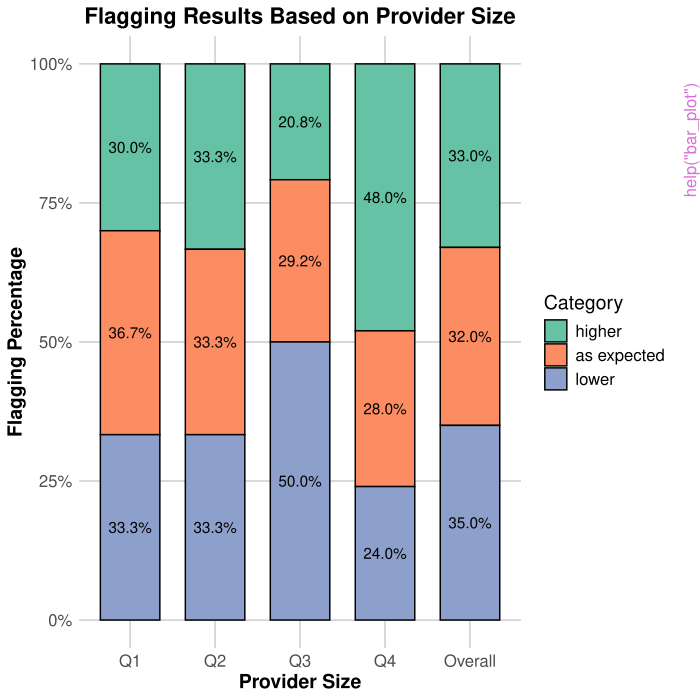

Source code (R):
pkgname <- "pprof"
source(file.path(R.home("share"), "R", "examples-header.R"))
options(warn = 1)
options(pager = "console")
library('pprof')

base::assign(".oldSearch", base::search(), pos = 'CheckExEnv')
base::assign(".old_wd", base::getwd(), pos = 'CheckExEnv')
cleanEx()
nameEx("ExampleDataBinary")
### * ExampleDataBinary

flush(stderr()); flush(stdout())

### Name: ExampleDataBinary
### Title: Example data with binary outcomes
### Aliases: ExampleDataBinary
### Keywords: datasets

### ** Examples

data(ExampleDataBinary)
head(ExampleDataBinary$Y)
head(ExampleDataBinary$ProvID)
head(ExampleDataBinary$Z)



cleanEx()
nameEx("ExampleDataLinear")
### * ExampleDataLinear

flush(stderr()); flush(stdout())

### Name: ExampleDataLinear
### Title: Example data with continuous outcomes
### Aliases: ExampleDataLinear
### Keywords: datasets

### ** Examples

data(ExampleDataLinear)
head(ExampleDataLinear$Y)
head(ExampleDataLinear$ProvID)
head(ExampleDataLinear$Z)



cleanEx()
nameEx("SM_output.linear_cre")
### * SM_output.linear_cre

flush(stderr()); flush(stdout())

### Name: SM_output.linear_cre
### Title: Calculate direct/indirect standardized differences from a fitted
###   'linear_cre' object
### Aliases: SM_output.linear_cre

### ** Examples

data(ExampleDataLinear)
outcome <- ExampleDataLinear$Y
covar <- ExampleDataLinear$Z
ProvID <- ExampleDataLinear$ProvID
data <- data.frame(outcome, ProvID, covar)
outcome.char <- colnames(data)[1]
ProvID.char <- colnames(data)[2]
wb.char <- c("z1", "z2")
other.char <- c("z3", "z4", "z5")
fit_cre <- linear_cre(data = data, Y.char = outcome.char, ProvID.char = ProvID.char,
wb.char = wb.char, other.char = other.char)
SM_output(fit_cre)




cleanEx()
nameEx("SM_output.linear_fe")
### * SM_output.linear_fe

flush(stderr()); flush(stdout())

### Name: SM_output.linear_fe
### Title: Calculate direct/indirect standardized differences from a fitted
###   'linear_fe' object
### Aliases: SM_output.linear_fe

### ** Examples

data(ExampleDataLinear)
outcome <- ExampleDataLinear$Y
covar <- ExampleDataLinear$Z
ProvID <- ExampleDataLinear$ProvID
fit_linear <- linear_fe(Y = outcome, Z = covar, ProvID = ProvID)
SM_output(fit_linear)
SM_output(fit_linear, stdz = "direct", null = "mean")




cleanEx()
nameEx("SM_output.linear_re")
### * SM_output.linear_re

flush(stderr()); flush(stdout())

### Name: SM_output.linear_re
### Title: Calculate direct/indirect standardized differences from a fitted
###   'linear_re' object
### Aliases: SM_output.linear_re

### ** Examples

data(ExampleDataLinear)
outcome <- ExampleDataLinear$Y
covar <- ExampleDataLinear$Z
ProvID <- ExampleDataLinear$ProvID
fit_linear <- linear_re(Y = outcome, Z = covar, ProvID = ProvID)
SM_output(fit_linear)




cleanEx()
nameEx("SM_output.logis_cre")
### * SM_output.logis_cre

flush(stderr()); flush(stdout())

### Name: SM_output.logis_cre
### Title: Calculate direct/indirect standardized ratios/rates from a
###   fitted 'logis_cre' object
### Aliases: SM_output.logis_cre

### ** Examples

data(ExampleDataBinary)
outcome <- ExampleDataBinary$Y
covar <- ExampleDataBinary$Z
ProvID <- ExampleDataBinary$ProvID
data <- data.frame(outcome, ProvID, covar)
outcome.char <- colnames(data)[1]
ProvID.char <- colnames(data)[2]
wb.char <- c("z1", "z2")
other.char <- c("z3", "z4", "z5")
fit_cre <- logis_cre(data = data, Y.char = outcome.char, ProvID.char = ProvID.char,
wb.char = wb.char, other.char = other.char)

SR <- SM_output(fit_cre, stdz = "direct", measure = "rate")
SR$direct.rate




cleanEx()
nameEx("SM_output.logis_fe")
### * SM_output.logis_fe

flush(stderr()); flush(stdout())

### Name: SM_output.logis_fe
### Title: Calculate direct/indirect standardized ratios/rates from a
###   fitted 'logis_fe' object
### Aliases: SM_output.logis_fe

### ** Examples

data(ExampleDataBinary)
outcome = ExampleDataBinary$Y
covar = ExampleDataBinary$Z
ProvID = ExampleDataBinary$ProvID
fit_fe <- logis_fe(Y = outcome, Z = covar, ProvID = ProvID, message = FALSE)
SR <- SM_output(fit_fe, stdz = "direct", measure = "rate")
SR$direct.rate




cleanEx()
nameEx("SM_output.logis_re")
### * SM_output.logis_re

flush(stderr()); flush(stdout())

### Name: SM_output.logis_re
### Title: Calculate direct/indirect standardized ratios/rates from a
###   fitted 'logis_re' object
### Aliases: SM_output.logis_re

### ** Examples

data(ExampleDataBinary)
outcome = ExampleDataBinary$Y
covar = ExampleDataBinary$Z
ProvID = ExampleDataBinary$ProvID
fit_re <- logis_re(Y = outcome, Z = covar, ProvID = ProvID)
SR <- SM_output(fit_re, stdz = "direct", measure = "rate")
SR$direct.rate




cleanEx()
nameEx("bar_plot")
### * bar_plot

flush(stderr()); flush(stdout())

### Name: bar_plot
### Title: Get a bar plot for flagging percentage overall and stratified by
###   provider sizes
### Aliases: bar_plot

### ** Examples

data(ExampleDataLinear)
outcome <- ExampleDataLinear$Y
covar <- ExampleDataLinear$Z
ProvID <- ExampleDataLinear$ProvID
fit_linear <- linear_fe(Y = outcome, Z = covar, ProvID = ProvID)
test_linear <- test(fit_linear)
bar_plot(test_linear)

data(ExampleDataBinary)
fit_logis <- logis_fe(Y = ExampleDataBinary$Y,
                      Z = ExampleDataBinary$Z,
                      ProvID = ExampleDataBinary$ProvID, message = FALSE)
test_logis <- test(fit_logis)
bar_plot(test_logis)




cleanEx()
nameEx("caterpillar_plot")
### * caterpillar_plot

flush(stderr()); flush(stdout())

### Name: caterpillar_plot
### Title: Get a caterpillar plot to display confidence intervals for
###   standardized measures
### Aliases: caterpillar_plot

### ** Examples

data(ExampleDataLinear)
outcome <- ExampleDataLinear$Y
covar <- ExampleDataLinear$Z
ProvID <- ExampleDataLinear$ProvID
fit_linear <- linear_fe(Y = outcome, Z = covar, ProvID = ProvID)
CI_linear <- confint(fit_linear)
caterpillar_plot(CI_linear$CI.indirect, use_flag = TRUE,
                 errorbar_width = 0.5, errorbar_size = 1)

data(ExampleDataBinary)
fit_logis <- logis_fe(Y = ExampleDataBinary$Y,
                      Z = ExampleDataBinary$Z,
                      ProvID = ExampleDataBinary$ProvID, message = FALSE)
CI_logis <- confint(fit_logis)
caterpillar_plot(CI_logis$CI.indirect_ratio, use_flag = TRUE,
                 errorbar_width = 0.5, errorbar_size = 1,
                 orientation = "horizontal")




cleanEx()
nameEx("confint.linear_cre")
### * confint.linear_cre

flush(stderr()); flush(stdout())

### Name: confint.linear_cre
### Title: Get confidence intervals for provider effects or standardized
###   measures from a fitted 'linear_cre' object
### Aliases: confint.linear_cre

### ** Examples

data(ExampleDataLinear)
outcome <- ExampleDataLinear$Y
covar <- ExampleDataLinear$Z
ProvID <- ExampleDataLinear$ProvID
data <- data.frame(outcome, ProvID, covar)
outcome.char <- colnames(data)[1]
ProvID.char <- colnames(data)[2]
wb.char <- c("z1", "z2")
other.char <- c("z3", "z4", "z5")
fit_cre <- linear_cre(data = data, Y.char = outcome.char, ProvID.char = ProvID.char,
wb.char = wb.char, other.char = other.char)
confint(fit_cre)




cleanEx()
nameEx("confint.linear_fe")
### * confint.linear_fe

flush(stderr()); flush(stdout())

### Name: confint.linear_fe
### Title: Get confidence intervals for provider effects or standardized
###   measures from a fitted 'linear_fe' object
### Aliases: confint.linear_fe

### ** Examples

data(ExampleDataLinear)
outcome <- ExampleDataLinear$Y
covar <- ExampleDataLinear$Z
ProvID <- ExampleDataLinear$ProvID
fit_linear <- linear_fe(Y = outcome, Z = covar, ProvID = ProvID)
confint(fit_linear)




cleanEx()
nameEx("confint.linear_re")
### * confint.linear_re

flush(stderr()); flush(stdout())

### Name: confint.linear_re
### Title: Get confidence intervals for provider effects or standardized
###   measures from a fitted 'linear_re' object
### Aliases: confint.linear_re

### ** Examples

data(ExampleDataLinear)
outcome <- ExampleDataLinear$Y
ProvID <- ExampleDataLinear$ProvID
covar <- ExampleDataLinear$Z
fit_re <- linear_re(Y = outcome, Z = covar, ProvID = ProvID)
confint(fit_re)




cleanEx()
nameEx("confint.logis_cre")
### * confint.logis_cre

flush(stderr()); flush(stdout())

### Name: confint.logis_cre
### Title: Get confidence intervals for provider effects or standardized
###   measures from a fitted 'logis_cre' object
### Aliases: confint.logis_cre

### ** Examples

data(ExampleDataBinary)
outcome <- ExampleDataBinary$Y
covar <- ExampleDataBinary$Z
ProvID <- ExampleDataBinary$ProvID
data <- data.frame(outcome, ProvID, covar)
outcome.char <- colnames(data)[1]
ProvID.char <- colnames(data)[2]
wb.char <- c("z1", "z2")
other.char <- c("z3", "z4", "z5")
fit_cre <- logis_cre(data = data, Y.char = outcome.char, ProvID.char = ProvID.char,
wb.char = wb.char, other.char = other.char)
confint(fit_cre)




cleanEx()
nameEx("confint.logis_fe")
### * confint.logis_fe

flush(stderr()); flush(stdout())

### Name: confint.logis_fe
### Title: Get confidence intervals for provider effects or standardized
###   measures from a fitted 'logis_fe' object
### Aliases: confint.logis_fe

### ** Examples

data(ExampleDataBinary)
outcome = ExampleDataBinary$Y
covar = ExampleDataBinary$Z
ProvID = ExampleDataBinary$ProvID
fit_fe <- logis_fe(Y = outcome, Z = covar, ProvID = ProvID, message = FALSE)
confint(fit_fe, option = "gamma")
confint(fit_fe, option = "SM")




cleanEx()
nameEx("confint.logis_re")
### * confint.logis_re

flush(stderr()); flush(stdout())

### Name: confint.logis_re
### Title: Get confidence intervals for provider effects or standardized
###   measures from a fitted 'logis_re' object
### Aliases: confint.logis_re

### ** Examples

data(ExampleDataBinary)
outcome <- ExampleDataBinary$Y
ProvID <- ExampleDataBinary$ProvID
covar <- ExampleDataBinary$Z
fit_re <- logis_re(Y = outcome, Z = covar, ProvID = ProvID)
confint(fit_re)




cleanEx()
nameEx("data_check")
### * data_check

flush(stderr()); flush(stdout())

### Name: data_check
### Title: Data quality check function
### Aliases: data_check

### ** Examples

data(ExampleDataBinary)
outcome = ExampleDataBinary$Y
covar = ExampleDataBinary$Z
ProvID = ExampleDataBinary$ProvID
data_check(outcome, covar, ProvID)




cleanEx()
nameEx("ecls_data")
### * ecls_data

flush(stderr()); flush(stdout())

### Name: ecls_data
### Title: Early Childhood Longitudinal Study Dataset
### Aliases: ecls_data
### Keywords: datasets

### ** Examples

data(ecls_data)
formula_FE <- as.formula("Math_Score ~ Income + id(School_ID) + Child_Sex")
fit_FE <- linear_fe(formula = formula_FE, data = ecls_data)

formula_RE <- as.formula("Math_Score ~ Income + (1|School_ID) + Child_Sex")
fit_RE <- linear_re(formula = formula_RE, data = ecls_data)



cleanEx()
nameEx("linear_cre")
### * linear_cre

flush(stderr()); flush(stdout())

### Name: linear_cre
### Title: Main Function for fitting correlated random effect linear model
### Aliases: linear_cre

### ** Examples

data(ExampleDataLinear)
outcome <- ExampleDataLinear$Y
covar <- ExampleDataLinear$Z
ProvID <- ExampleDataLinear$ProvID
data <- data.frame(outcome, ProvID, covar)
outcome.char <- colnames(data)[1]
ProvID.char <- colnames(data)[2]
wb.char <- c("z1", "z2")
other.char <- c("z3", "z4", "z5")

# Fit a correlated random effect linear model
fit_cre <- linear_cre(data = data, Y.char = outcome.char, ProvID.char = ProvID.char,
wb.char = wb.char, other.char = other.char)




cleanEx()
nameEx("linear_fe")
### * linear_fe

flush(stderr()); flush(stdout())

### Name: linear_fe
### Title: Main function for fitting the fixed effect linear model
### Aliases: linear_fe

### ** Examples

data(ExampleDataLinear)
outcome <- ExampleDataLinear$Y
covar <- ExampleDataLinear$Z
ProvID <- ExampleDataLinear$ProvID
data <- data.frame(outcome, ProvID, covar)
covar.char <- colnames(covar)
outcome.char <- colnames(data)[1]
ProvID.char <- colnames(data)[2]
formula <- as.formula(paste("outcome ~", paste(covar.char, collapse = " + "), "+ id(ProvID)"))

# Fit fixed linear effect model using three input formats
fit_fe1 <- linear_fe(Y = outcome, Z = covar, ProvID = ProvID)
fit_fe2 <- linear_fe(data = data, Y.char = outcome.char,
Z.char = covar.char, ProvID.char = ProvID.char)
fit_fe3 <- linear_fe(formula, data)




cleanEx()
nameEx("linear_re")
### * linear_re

flush(stderr()); flush(stdout())

### Name: linear_re
### Title: Main Function for fitting the random effect linear model
### Aliases: linear_re

### ** Examples

data(ExampleDataLinear)
outcome <- ExampleDataLinear$Y
covar <- ExampleDataLinear$Z
ProvID <- ExampleDataLinear$ProvID
data <- data.frame(outcome, ProvID, covar)
covar.char <- colnames(covar)
outcome.char <- colnames(data)[1]
ProvID.char <- colnames(data)[2]
formula <- as.formula(paste("outcome ~", paste(covar.char, collapse = " + "), "+ (1|ProvID)"))

# Fit random effect linear model using three input formats
fit_re1 <- linear_re(Y = outcome, Z = covar, ProvID = ProvID)
fit_re2 <- linear_re(data = data, Y.char = outcome.char,
Z.char = covar.char, ProvID.char = ProvID.char)
fit_re3 <- linear_re(formula, data)




cleanEx()
nameEx("logis_cre")
### * logis_cre

flush(stderr()); flush(stdout())

### Name: logis_cre
### Title: Main Function for fitting correlated random effect logistic
###   model
### Aliases: logis_cre

### ** Examples

data(ExampleDataBinary)
outcome <- ExampleDataBinary$Y
covar <- ExampleDataBinary$Z
ProvID <- ExampleDataBinary$ProvID
data <- data.frame(outcome, ProvID, covar)
outcome.char <- colnames(data)[1]
ProvID.char <- colnames(data)[2]
wb.char <- c("z1", "z2")
other.char <- c("z3", "z4", "z5")

# Fit a correlated random effect linear model
fit_cre <- logis_cre(data = data, Y.char = outcome.char, ProvID.char = ProvID.char,
wb.char = wb.char, other.char = other.char)




cleanEx()
nameEx("logis_fe")
### * logis_fe

flush(stderr()); flush(stdout())

### Name: logis_fe
### Title: Main function for fitting the fixed effect logistic model
### Aliases: logis_fe

### ** Examples

data(ExampleDataBinary)
outcome <- ExampleDataBinary$Y
covar <- ExampleDataBinary$Z
ProvID <- ExampleDataBinary$ProvID
data <- data.frame(outcome, ProvID, covar)
covar.char <- colnames(covar)
outcome.char <- colnames(data)[1]
ProvID.char <- colnames(data)[2]
formula <- as.formula(paste("outcome ~", paste(covar.char, collapse = " + "), "+ id(ProvID)"))

# Fit logistic linear effect model using three input formats
fit_fe1 <- logis_fe(Y = outcome, Z = covar, ProvID = ProvID)
fit_fe2 <- logis_fe(data = data, Y.char = outcome.char,
Z.char = covar.char, ProvID.char = ProvID.char)
fit_fe3 <- logis_fe(formula, data)




cleanEx()
nameEx("logis_firth")
### * logis_firth

flush(stderr()); flush(stdout())

### Name: logis_firth
### Title: Main function for fitting the fixed effect logistic model using
###   firth correction
### Aliases: logis_firth

### ** Examples

data(ExampleDataBinary)
outcome <- ExampleDataBinary$Y
covar <- ExampleDataBinary$Z
ProvID <- ExampleDataBinary$ProvID
data <- data.frame(outcome, ProvID, covar)
covar.char <- colnames(covar)
outcome.char <- colnames(data)[1]
ProvID.char <- colnames(data)[2]
formula <- as.formula(paste("outcome ~", paste(covar.char, collapse = " + "), "+ id(ProvID)"))

# Fit logistic linear effect model using three input formats
fit_fe1 <- logis_firth(Y = outcome, Z = covar, ProvID = ProvID)
fit_fe2 <- logis_firth(data = data, Y.char = outcome.char,
Z.char = covar.char, ProvID.char = ProvID.char)
fit_fe3 <- logis_firth(formula, data)




cleanEx()
nameEx("logis_re")
### * logis_re

flush(stderr()); flush(stdout())

### Name: logis_re
### Title: Main Function for fitting the random effect logistic model
### Aliases: logis_re

### ** Examples

data(ExampleDataBinary)
outcome <- ExampleDataBinary$Y
covar <- ExampleDataBinary$Z
ProvID <- ExampleDataBinary$ProvID
data <- data.frame(outcome, ProvID, covar)
covar.char <- colnames(covar)
outcome.char <- colnames(data)[1]
ProvID.char <- colnames(data)[2]
formula <- as.formula(paste("outcome ~", paste(covar.char, collapse = " + "), "+ (1|ProvID)"))

# Fit logistic linear effect model using three input formats
fit_re1 <- logis_re(Y = outcome, Z = covar, ProvID = ProvID)




cleanEx()
nameEx("plot.linear_fe")
### * plot.linear_fe

flush(stderr()); flush(stdout())

### Name: plot.linear_fe
### Title: Get funnel plot from a fitted 'linear_fe' object for
###   institutional comparisons
### Aliases: plot.linear_fe

### ** Examples

data(ExampleDataLinear)
outcome <- ExampleDataLinear$Y
covar <- ExampleDataLinear$Z
ProvID <- ExampleDataLinear$ProvID
fit_fe <- linear_fe(Y = outcome, Z = covar, ProvID = ProvID)
plot(fit_fe)




cleanEx()
nameEx("plot.logis_fe")
### * plot.logis_fe

flush(stderr()); flush(stdout())

### Name: plot.logis_fe
### Title: Get funnel plot from a fitted 'logis_fe' object for
###   institutional comparisons
### Aliases: plot.logis_fe

### ** Examples

data(ExampleDataBinary)
outcome <- ExampleDataBinary$Y
covar <- ExampleDataBinary$Z
ProvID <- ExampleDataBinary$ProvID
fit_fe <- logis_fe(Y = outcome, Z = covar, ProvID = ProvID)
plot(fit_fe)




cleanEx()
nameEx("summary.linear_fe")
### * summary.linear_fe

flush(stderr()); flush(stdout())

### Name: summary.linear_cre
### Title: Result Summaries of Covariate Estimates from a fitted
###   'linear_fe', 'linear_re' or 'linear_cre' object
### Aliases: summary.linear_cre summary.linear_fe summary.linear_re

### ** Examples

data(ExampleDataLinear)
outcome <- ExampleDataLinear$Y
covar <- ExampleDataLinear$Z
ProvID <- ExampleDataLinear$ProvID
data <- data.frame(outcome, ProvID, covar)
outcome.char <- colnames(data)[1]
ProvID.char <- colnames(data)[2]
wb.char <- c("z1", "z2")
other.char <- c("z3", "z4", "z5")
fit_cre <- linear_cre(data = data, Y.char = outcome.char, ProvID.char = ProvID.char,
wb.char = wb.char, other.char = other.char)
summary(fit_cre)

data(ExampleDataLinear)
outcome <- ExampleDataLinear$Y
covar <- ExampleDataLinear$Z
ProvID <- ExampleDataLinear$ProvID
fit_fe <- linear_fe(Y = outcome, Z = covar, ProvID = ProvID)
summary(fit_fe)

data(ExampleDataLinear)
outcome <- ExampleDataLinear$Y
covar <- ExampleDataLinear$Z
ProvID <- ExampleDataLinear$ProvID
fit_re <- linear_fe(Y = outcome, Z = covar, ProvID = ProvID)
summary(fit_re)




cleanEx()
nameEx("summary.logis_fe")
### * summary.logis_fe

flush(stderr()); flush(stdout())

### Name: summary.logis_fe
### Title: Result Summaries of Covariate Estimates from a fitted 'logis_fe'
###   object
### Aliases: summary.logis_fe

### ** Examples

data(ExampleDataBinary)
outcome = ExampleDataBinary$Y
covar = ExampleDataBinary$Z
ProvID = ExampleDataBinary$ProvID

fit_fe <- logis_fe(Y = outcome, Z = covar, ProvID = ProvID, message = FALSE)
summary.wald <- summary(fit_fe, level = 0.95, test = "wald")
summary.wald




cleanEx()
nameEx("summary.logis_re")
### * summary.logis_re

flush(stderr()); flush(stdout())

### Name: summary.logis_cre
### Title: Result Summaries of Covariate Estimates from a fitted 'logis_re'
###   or 'logis_cre' object
### Aliases: summary.logis_cre summary.logis_re

### ** Examples

data(ExampleDataBinary)
outcome <- ExampleDataBinary$Y
covar <- ExampleDataBinary$Z
ProvID <- ExampleDataBinary$ProvID
data <- data.frame(outcome, ProvID, covar)
outcome.char <- colnames(data)[1]
ProvID.char <- colnames(data)[2]
wb.char <- c("z1", "z2")
other.char <- c("z3", "z4", "z5")
fit_cre <- logis_cre(data = data, Y.char = outcome.char, ProvID.char = ProvID.char,
wb.char = wb.char, other.char = other.char)
summary(fit_cre)





cleanEx()
nameEx("test.linear_cre")
### * test.linear_cre

flush(stderr()); flush(stdout())

### Name: test.linear_cre
### Title: Conduct hypothesis testing for provider effects from a fitted
###   'linear_cre' object
### Aliases: test.linear_cre

### ** Examples

data(ExampleDataLinear)
outcome <- ExampleDataLinear$Y
covar <- ExampleDataLinear$Z
ProvID <- ExampleDataLinear$ProvID
data <- data.frame(outcome, ProvID, covar)
outcome.char <- colnames(data)[1]
ProvID.char <- colnames(data)[2]
wb.char <- c("z1", "z2")
other.char <- c("z3", "z4", "z5")
fit_cre <- linear_cre(data = data, Y.char = outcome.char, ProvID.char = ProvID.char,
wb.char = wb.char, other.char = other.char)
test(fit_cre)




cleanEx()
nameEx("test.linear_fe")
### * test.linear_fe

flush(stderr()); flush(stdout())

### Name: test.linear_fe
### Title: Conduct hypothesis testing for provider effects from a fitted
###   'linear_fe' object
### Aliases: test.linear_fe

### ** Examples

data(ExampleDataLinear)
outcome <- ExampleDataLinear$Y
covar <- ExampleDataLinear$Z
ProvID <- ExampleDataLinear$ProvID
fit_linear <- linear_fe(Y = outcome, Z = covar, ProvID = ProvID)
test(fit_linear)




cleanEx()
nameEx("test.linear_re")
### * test.linear_re

flush(stderr()); flush(stdout())

### Name: test.linear_re
### Title: Conduct hypothesis testing for provider effects from a fitted
###   'linear_re' object
### Aliases: test.linear_re

### ** Examples

data(ExampleDataLinear)
outcome <- ExampleDataLinear$Y
ProvID <- ExampleDataLinear$ProvID
covar <- ExampleDataLinear$Z
fit_re <- linear_re(Y = outcome, Z = covar, ProvID = ProvID)
test(fit_re)




cleanEx()
nameEx("test.logis_cre")
### * test.logis_cre

flush(stderr()); flush(stdout())

### Name: test.logis_cre
### Title: Conduct hypothesis testing for provider effects from a fitted
###   'logis_cre' object
### Aliases: test.logis_cre

### ** Examples

data(ExampleDataBinary)
outcome <- ExampleDataBinary$Y
covar <- ExampleDataBinary$Z
ProvID <- ExampleDataBinary$ProvID
data <- data.frame(outcome, ProvID, covar)
outcome.char <- colnames(data)[1]
ProvID.char <- colnames(data)[2]
wb.char <- c("z1", "z2")
other.char <- c("z3", "z4", "z5")
fit_cre <- logis_cre(data = data, Y.char = outcome.char, ProvID.char = ProvID.char,
wb.char = wb.char, other.char = other.char)
test(fit_cre)




cleanEx()
nameEx("test.logis_fe")
### * test.logis_fe

flush(stderr()); flush(stdout())

### Name: test.logis_fe
### Title: Conduct hypothesis testing for provider effects from a fitted
###   'logis_fe' object
### Aliases: test.logis_fe

### ** Examples

data(ExampleDataBinary)
outcome = ExampleDataBinary$Y
covar = ExampleDataBinary$Z
ProvID = ExampleDataBinary$ProvID
fit_fe <- logis_fe(Y = outcome, Z = covar, ProvID = ProvID, message = FALSE)
test(fit_fe, test = "score")




cleanEx()
nameEx("test.logis_re")
### * test.logis_re

flush(stderr()); flush(stdout())

### Name: test.logis_re
### Title: Conduct hypothesis testing for provider effects from a fitted
###   'logis_re' object
### Aliases: test.logis_re

### ** Examples

data(ExampleDataBinary)
outcome <- ExampleDataBinary$Y
ProvID <- ExampleDataBinary$ProvID
covar <- ExampleDataBinary$Z
fit_re <- logis_re(Y = outcome, Z = covar, ProvID = ProvID)
test(fit_re)




### * <FOOTER>
###
cleanEx()
options(digits = 7L)
base::cat("Time elapsed: ", proc.time() - base::get("ptime", pos = 'CheckExEnv'),"\n")
grDevices::dev.off()
###
### Local variables: ***
### mode: outline-minor ***
### outline-regexp: "\\(> \\)?### [*]+" ***
### End: ***
quit('no')
